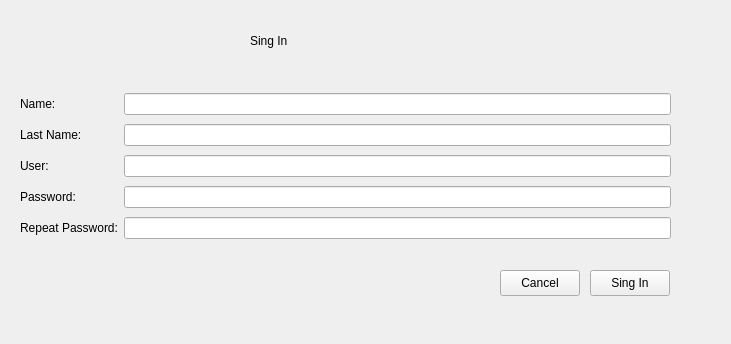
<?xml version="1.0" encoding="UTF-8"?>
<ui version="4.0">
 <class>RegistryWindow</class>
 <widget class="QWidget" name="RegistryWindow">
  <property name="geometry">
   <rect>
    <x>0</x>
    <y>0</y>
    <width>731</width>
    <height>344</height>
   </rect>
  </property>
  <property name="windowTitle">
   <string>Form</string>
  </property>
  <widget class="QLabel" name="label_6">
   <property name="geometry">
    <rect>
     <x>250</x>
     <y>20</y>
     <width>251</width>
     <height>41</height>
    </rect>
   </property>
   <property name="styleSheet">
    <string notr="true">font: 20pt &quot;Noto Sans&quot;;</string>
   </property>
   <property name="text">
    <string>Sing In</string>
   </property>
  </widget>
  <widget class="QPushButton" name="SingInButton">
   <property name="geometry">
    <rect>
     <x>590</x>
     <y>270</y>
     <width>80</width>
     <height>26</height>
    </rect>
   </property>
   <property name="text">
    <string>Sing In</string>
   </property>
  </widget>
  <widget class="QPushButton" name="CancelButton">
   <property name="geometry">
    <rect>
     <x>500</x>
     <y>270</y>
     <width>80</width>
     <height>26</height>
    </rect>
   </property>
   <property name="text">
    <string>Cancel</string>
   </property>
  </widget>
  <widget class="QWidget" name="">
   <property name="geometry">
    <rect>
     <x>20</x>
     <y>90</y>
     <width>651</width>
     <height>156</height>
    </rect>
   </property>
   <layout class="QGridLayout" name="gridLayout">
    <item row="0" column="0">
     <widget class="QLabel" name="label">
      <property name="text">
       <string>Name:</string>
      </property>
     </widget>
    </item>
    <item row="0" column="1">
     <widget class="QLineEdit" name="NameText"/>
    </item>
    <item row="1" column="0">
     <widget class="QLabel" name="label_2">
      <property name="text">
       <string>Last Name:</string>
      </property>
     </widget>
    </item>
    <item row="1" column="1">
     <widget class="QLineEdit" name="LastNameText"/>
    </item>
    <item row="2" column="0">
     <widget class="QLabel" name="label_3">
      <property name="text">
       <string>User:</string>
      </property>
     </widget>
    </item>
    <item row="2" column="1">
     <widget class="QLineEdit" name="UserText"/>
    </item>
    <item row="3" column="0">
     <widget class="QLabel" name="label_4">
      <property name="text">
       <string>Password:</string>
      </property>
     </widget>
    </item>
    <item row="3" column="1">
     <widget class="QLineEdit" name="PasswdText"/>
    </item>
    <item row="4" column="0">
     <widget class="QLabel" name="label_5">
      <property name="text">
       <string>Repeat Password:</string>
      </property>
     </widget>
    </item>
    <item row="4" column="1">
     <widget class="QLineEdit" name="AuxPasswdText"/>
    </item>
   </layout>
  </widget>
 </widget>
 <resources/>
 <connections/>
</ui>
